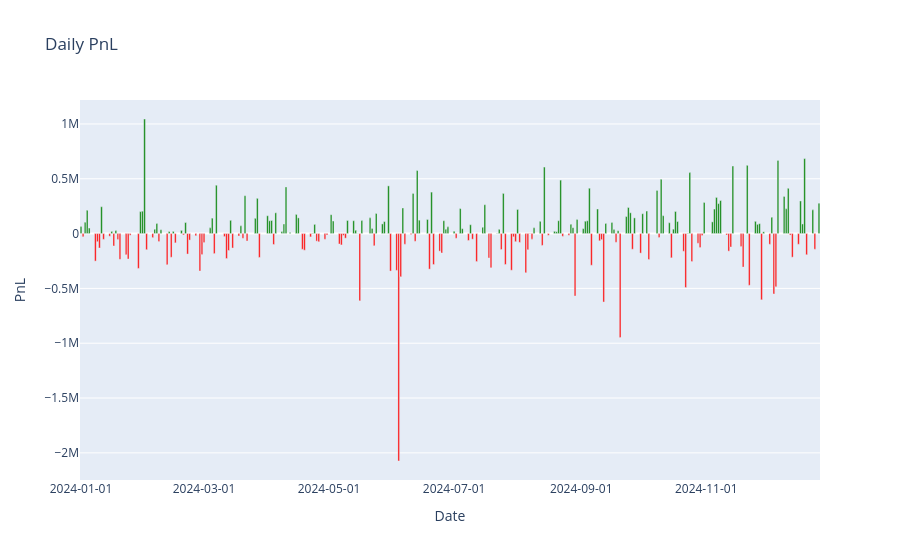

Notebook cell for this chart:
### Code cell
import plotly.graph_objects as go
import pandas as pd

# Convert Pandas Series to List
dates = df.index.tolist()
pnl_values = df['pnl'].tolist()

# Create Bar Chart
fig = go.Figure()

fig.add_trace(go.Bar(
    x=dates,  
    y=pnl_values,  
    marker=dict(color=["green" if val >= 0 else "red" for val in pnl_values]),  # Color based on PnL
    name="Daily PnL"
))

# Customize Layout
fig.update_layout(
    title="Daily PnL",
    xaxis_title="Date",
    yaxis_title="PnL",
    xaxis=dict(tickformat="%Y-%m-%d"),  # Format x-axis as dates
    showlegend=False
)

# Show Plot
fig.show()

### Figure 1 — Plotly figure (JSON) as saved in the notebook; plotly's stock layout.template omitted (floating-point values rounded to 4 significant figures; data arrays with more than 128 entries replaced by an {"elided": "..."} marker saying what was removed)
{"data": [{"marker": {"color": {"elided": "240 str values"}}, "name": "Daily PnL", "type": "bar", "x": {"elided": "240 str values"}, "y": {"elided": "240 float values"}}], "layout": {"showlegend": false, "title": {"text": "Daily PnL"}, "xaxis": {"tickformat": "%Y-%m-%d", "title": {"text": "Date"}}, "yaxis": {"title": {"text": "PnL"}}}}
